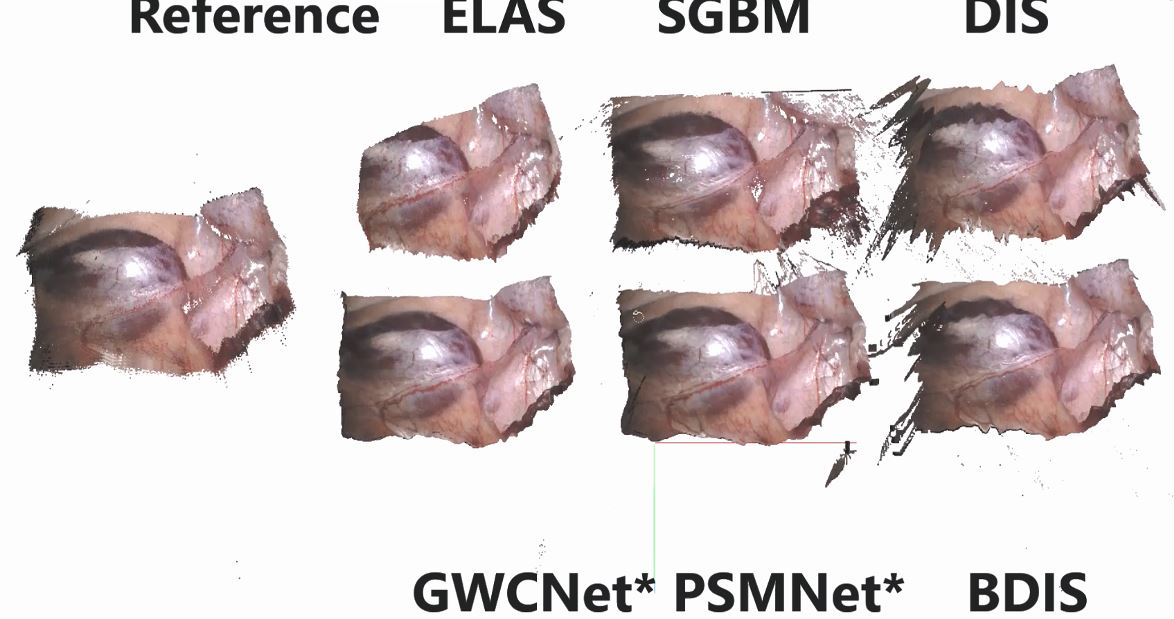
//> input picture imgs/sample3.JPG, 1174 x 619 px, given in place of sample3.JPG.png, which was not available
$ ./run_dense ../imgs/ ../imgs/sample3.JPG out.png 1   (built with g++ and OpenCV 4)
//> lines starting //> are read from the running program, lines starting //| are printed output that depends on the picture; pictures that were not available may be replaced by others from this repository, and a replacement may not be noted

#include <opencv2/core/core.hpp>
#include <opencv2/highgui/highgui.hpp>
#include <opencv2/imgproc/imgproc.hpp>

#include <iostream>
#include <sys/time.h>
#include <fstream>

#include "oflow.h"


using namespace std;


// [120 lines left out: functions SavePFMFile_jingwei, ReadFlowFile, ConstructImgPyramide, not called in this run]

int AutoFirstScaleSelect(int imgwidth, int fratio, int patchsize)
{
	return std::max(0, (int)std::floor(log2((2.0f * (float)imgwidth) / ((float)fratio * (float)patchsize))));
}

int main(int argc, char** argv)
{
	struct timeval tv_start_all, tv_end_all;
	gettimeofday(&tv_start_all, NULL);

	std::string folderpath(argv[1]);
	std::string filename(argv[2]);
	std::string outfilename(argv[3]);
	string imgfile_ao = folderpath + "/left/" + filename + ".png";
	string imgfile_bo = folderpath + "/right/" + filename + ".png";
	string outfile = folderpath + "/" + "bayesian_" + outfilename + filename;
	string outfile_prob = folderpath + "/" + "prob_out_" + outfilename + filename;


	cv::Mat img_ao_mat, img_bo_mat, img_tmp;
	int rpyrtype, nochannels, incoltype;
	incoltype = CV_LOAD_IMAGE_GRAYSCALE;
	rpyrtype = CV_32FC1;
	nochannels = 1;
	img_ao_mat = cv::imread(imgfile_ao, incoltype);
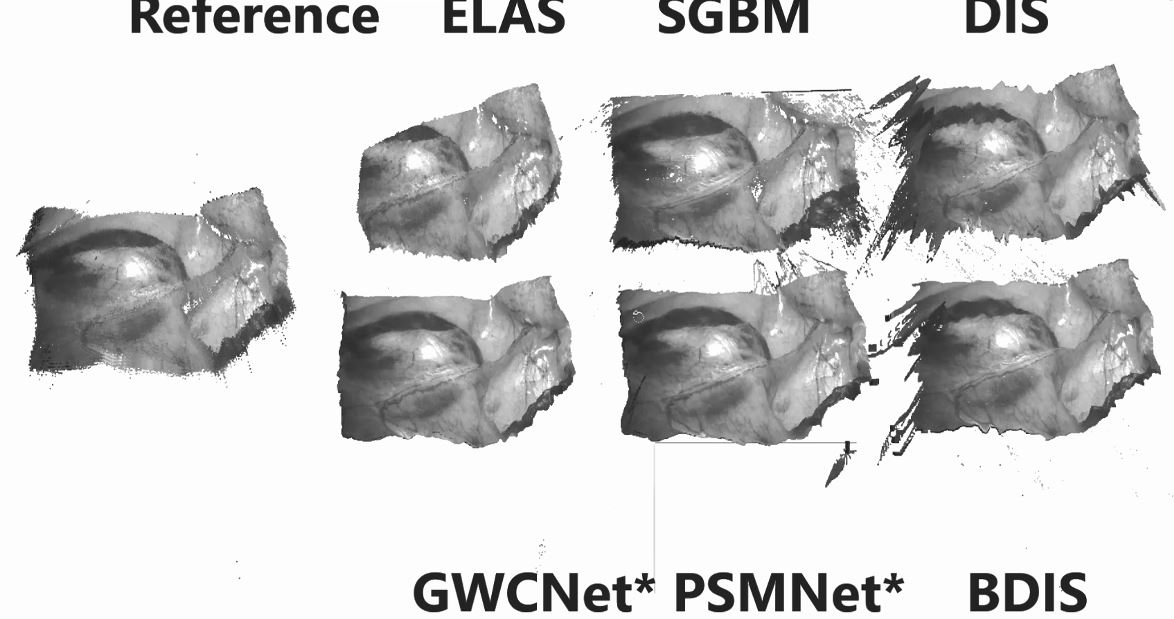
//> img_ao_mat: 619 rows x 1174 cols, CV_8UC1; min 6, max 255, mean 206.4
	img_bo_mat = cv::imread(imgfile_bo, incoltype);
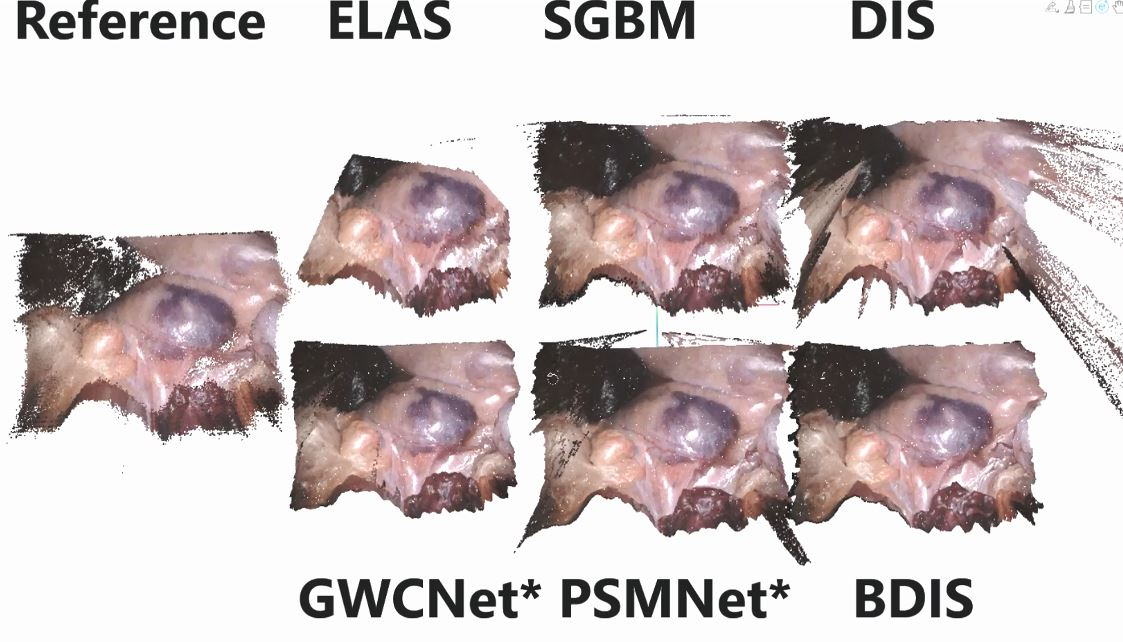
//> input picture imgs/sample1.JPG, 1123 x 642 px, given in place of sample3.JPG.png, which was not available
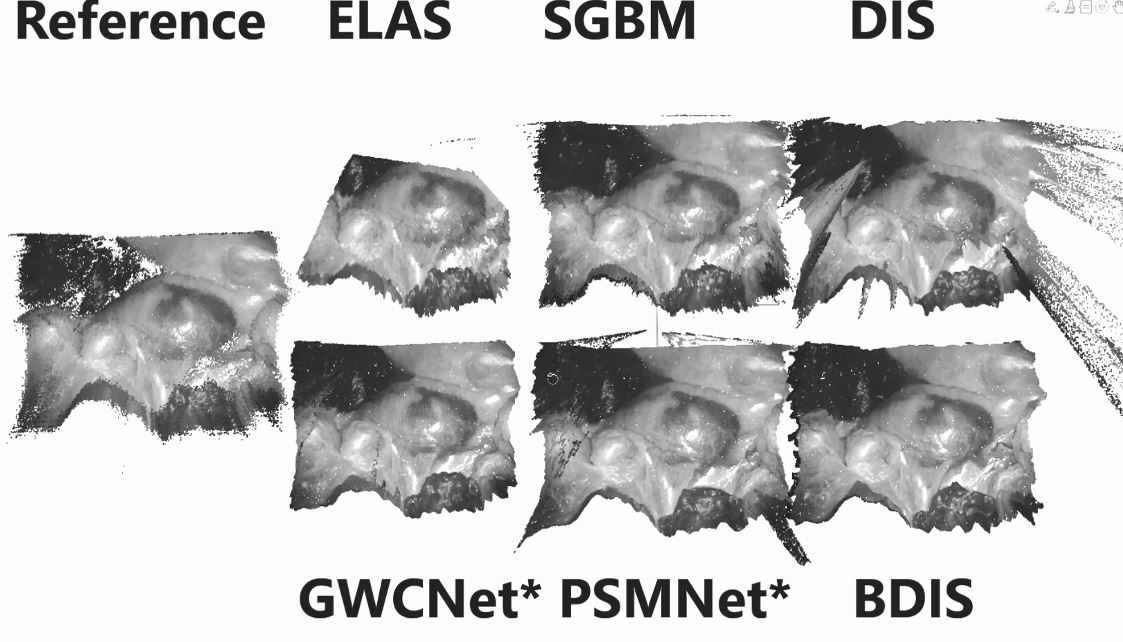
//> img_bo_mat: 642 rows x 1123 cols, CV_8UC1; min 0, max 255, mean 197.7
	cv::Mat img_ao_fmat, img_bo_fmat;
	cv::Size sz = img_ao_mat.size();
//> sz = Size(1174, 619)
	int width_org = sz.width;
//> width_org = 1174
	int height_org = sz.height;
//> height_org = 619


	int lv_f, lv_l, maxiter, miniter, patchsz, patnorm, costfct, tv_innerit, tv_solverit, verbosity;
	float mindprate, mindrrate, minimgerr, poverl, tv_alpha, tv_gamma, tv_delta, tv_sor;
	float ratio_patch_valid;
	int num_window;
	float unit_disturb;
	float min_prob;
	bool bool_var;
	bool usefbcon, usetvref;


	if (argc <= 5)
	{
		mindprate = 0.05;
		mindrrate = 0.95;
		minimgerr = 0.0;
		usefbcon = 0;
		patnorm = 1;
		costfct = 0;
		tv_alpha = 10.0;
		tv_gamma = 10.0;
		tv_delta = 5.0;
		tv_innerit = 1;
		tv_solverit = 3;
		tv_sor = 1.6;
		ratio_patch_valid = 1.0;
		num_window = 2;
		unit_disturb = 0.5;
		min_prob = 0;
		bool_var = false;
		verbosity = 2;

		int fratio = 5;

		int sel_oppoint = 2;
		if (argc == 5)
			sel_oppoint = atoi(argv[4]);

		switch (sel_oppoint)
		{
		case 1:
			patchsz = 8;
			poverl = 0.3;
			lv_f = AutoFirstScaleSelect(width_org, fratio, patchsz);
//> lv_f = 5
			lv_l = std::max(lv_f - 2, 0);
//> lv_l = 3
			maxiter = 16;
			miniter = 16;
			usetvref = 0;
			break;
		case 3:
			patchsz = 12;
			poverl = 0.75;
			lv_f = AutoFirstScaleSelect(width_org, fratio, patchsz);
			lv_l = std::max(lv_f - 4, 0);
			maxiter = 16;
			miniter = 16;
			usetvref = 1;
			break;
		case 4:
			patchsz = 12;
			poverl = 0.75;
			lv_f = AutoFirstScaleSelect(width_org, fratio, patchsz);
			lv_l = std::max(lv_f - 5, 0);
			maxiter = 128;
			miniter = 128;
			usetvref = 1;
			break;
		case 2:
		default:
			patchsz = 8;
			poverl = 0.4;
			lv_f = AutoFirstScaleSelect(width_org, fratio, patchsz);
			lv_l = std::max(lv_f - 2, 0);
			maxiter = 12;
			miniter = 12;
			usetvref = 1;
			break;

		}
	}
	else
	{
		int acnt = 4;
		lv_f = atoi(argv[acnt++]);
		lv_l = atoi(argv[acnt++]);
		maxiter = atoi(argv[acnt++]);
		miniter = atoi(argv[acnt++]);
		mindprate = atof(argv[acnt++]);
		mindrrate = atof(argv[acnt++]);
		minimgerr = atof(argv[acnt++]);
		patchsz = atoi(argv[acnt++]);
		poverl = atof(argv[acnt++]);
		usefbcon = atoi(argv[acnt++]);
		patnorm = atoi(argv[acnt++]);
		costfct = atoi(argv[acnt++]);
		verbosity = atoi(argv[acnt++]);
		ratio_patch_valid = atof(argv[acnt++]);
		num_window = atoi(argv[acnt++]);
		unit_disturb = atof(argv[acnt++]);
		min_prob = atof(argv[acnt++]);
		if (atof(argv[acnt++]) != 0)
			bool_var = true;
	}


	int padw = 0, padh = 0;
	int scfct = pow(2, lv_f);
//> scfct = 32

	int div = sz.width % scfct;
//> div = 22
	if (div > 0) padw = scfct - div;
//> padw = 10
	div = sz.height % scfct;
//> div = 11
	if (div > 0) padh = scfct - div;
//> padh = 21
	if (padh > 0 || padw > 0)
	{
		copyMakeBorder(img_ao_mat, img_ao_mat, floor((float)padh / 2.0f), ceil((float)padh / 2.0f),
				floor((float)padw / 2.0f), ceil((float)padw / 2.0f), cv::BORDER_CONSTANT, 0);
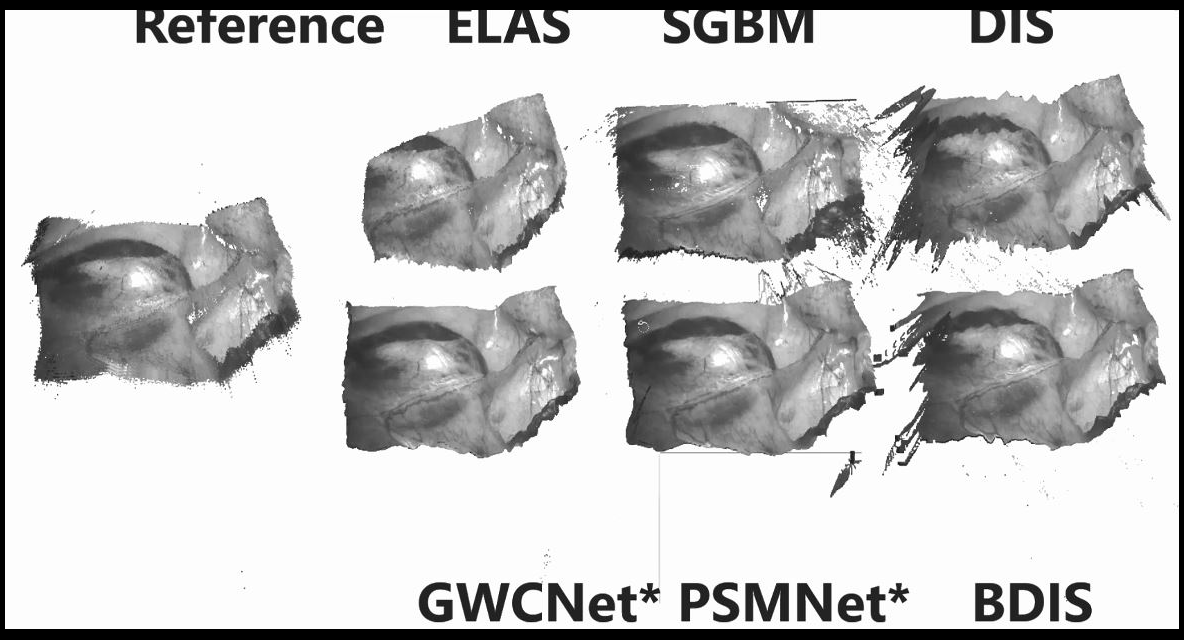
//> img_ao_mat: 640 rows x 1184 cols, CV_8UC1; min 0, max 255, mean 197.9
		copyMakeBorder(img_bo_mat, img_bo_mat, floor((float)padh / 2.0f), ceil((float)padh / 2.0f),
				floor((float)padw / 2.0f), ceil((float)padw / 2.0f), cv::BORDER_CONSTANT, 0);
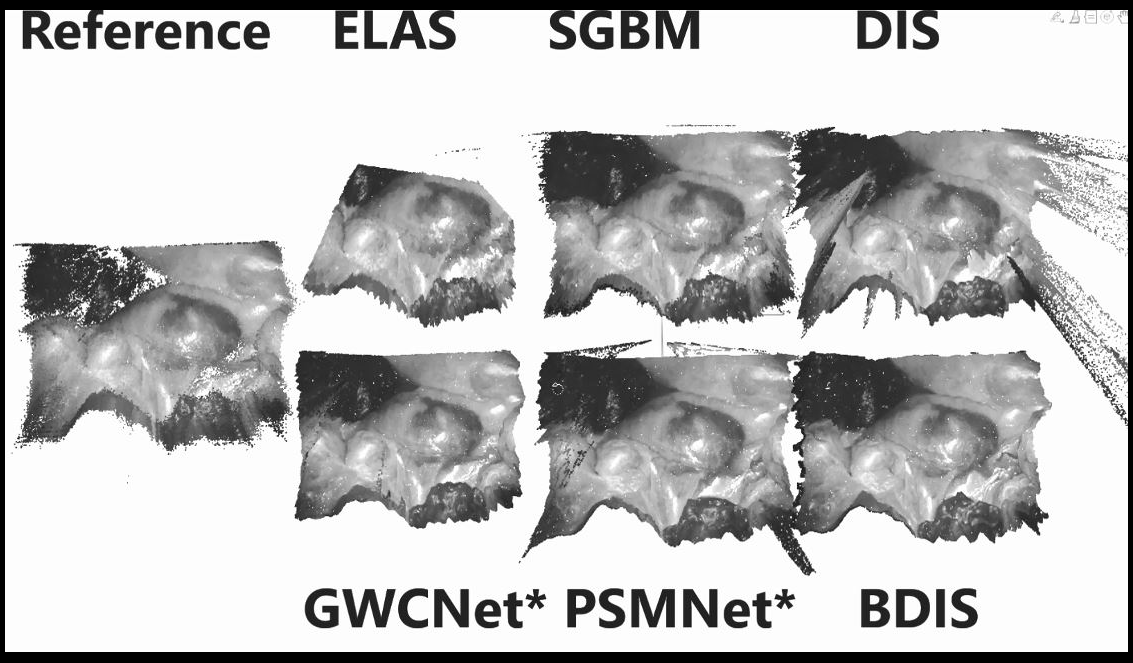
//> img_bo_mat: 663 rows x 1133 cols, CV_8UC1; min 0, max 255, mean 189.7
	}
	sz = img_ao_mat.size();
//> sz = Size(1184, 640)


	if (verbosity > 1)
	{
		gettimeofday(&tv_end_all, NULL);
		double tt = (tv_end_all.tv_sec - tv_start_all.tv_sec) * 1000.0f +
					(tv_end_all.tv_usec - tv_start_all.tv_usec) / 1000.0f;
		printf("TIME (Image loading     ) (ms): %3g\n", tt);
		gettimeofday(&tv_start_all, NULL);
	}


	img_ao_mat.convertTo(img_ao_fmat, CV_32F);
	img_bo_mat.convertTo(img_bo_fmat, CV_32F);

	const float* img_ao_pyr[lv_f + 1];
	const float* img_bo_pyr[lv_f + 1];
	const float* img_ao_dx_pyr[lv_f + 1];
	const float* img_ao_dy_pyr[lv_f + 1];
	const float* img_bo_dx_pyr[lv_f + 1];
	const float* img_bo_dy_pyr[lv_f + 1];

	cv::Mat img_ao_fmat_pyr[lv_f + 1];
	cv::Mat img_bo_fmat_pyr[lv_f + 1];
	cv::Mat img_ao_dx_fmat_pyr[lv_f + 1];
	cv::Mat img_ao_dy_fmat_pyr[lv_f + 1];
	cv::Mat img_bo_dx_fmat_pyr[lv_f + 1];
	cv::Mat img_bo_dy_fmat_pyr[lv_f + 1];


//> (the run ends here: the program needs code that is not available in this run, at `if (SELECTCHANNEL == 1)`)
